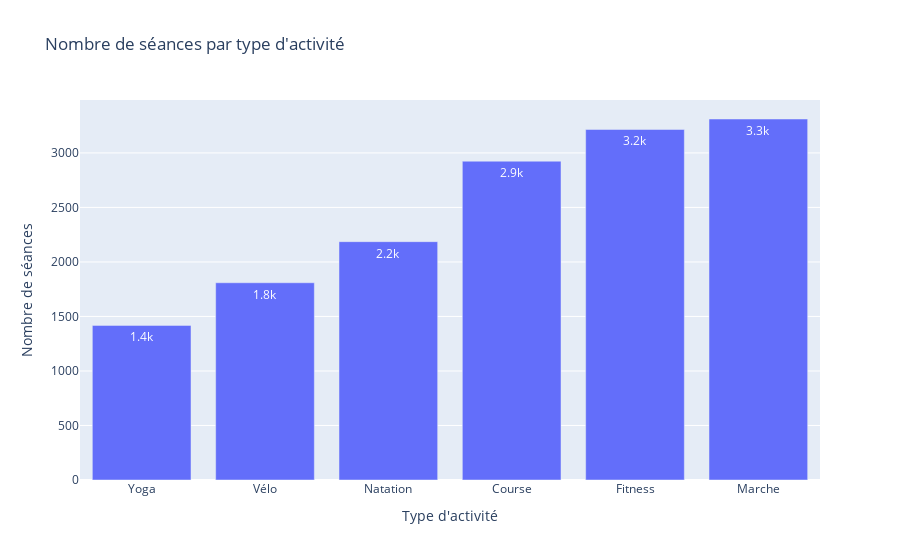

The code cell stored with this chart in its notebook:
### Code cell
fig = px.bar(df_activites, x="Type_Activite", y="Nombre_Seances", title="Nombre de séances par type d'activité", text_auto=".2s", labels={"Type_Activite": "Type d'activité", "Nombre_Seances": "Nombre de séances"})
fig.update_layout(hovermode="x unified")

### Figure 1 — Plotly figure (JSON) as saved in the notebook; plotly's stock layout.template omitted (floating-point values rounded to 4 significant figures)
{"data": [{"hovertemplate": "Type d'activité=%{x}<br>Nombre de séances=%{y}<extra></extra>", "legendgroup": "", "marker": {"color": "#636efa", "pattern": {"shape": ""}}, "name": "", "orientation": "v", "showlegend": false, "textposition": "auto", "texttemplate": "%{y:.2s}", "type": "bar", "x": ["Yoga", "Vélo", "Natation", "Course", "Fitness", "Marche"], "xaxis": "x", "y": [1418, 1809, 2186, 2924, 3215, 3311], "yaxis": "y"}], "layout": {"barmode": "relative", "hovermode": "x unified", "legend": {"tracegroupgap": 0}, "title": {"text": "Nombre de séances par type d'activité"}, "xaxis": {"anchor": "y", "domain": [0, 1], "title": {"text": "Type d'activité"}}, "yaxis": {"anchor": "x", "domain": [0, 1], "title": {"text": "Nombre de séances"}}}}
